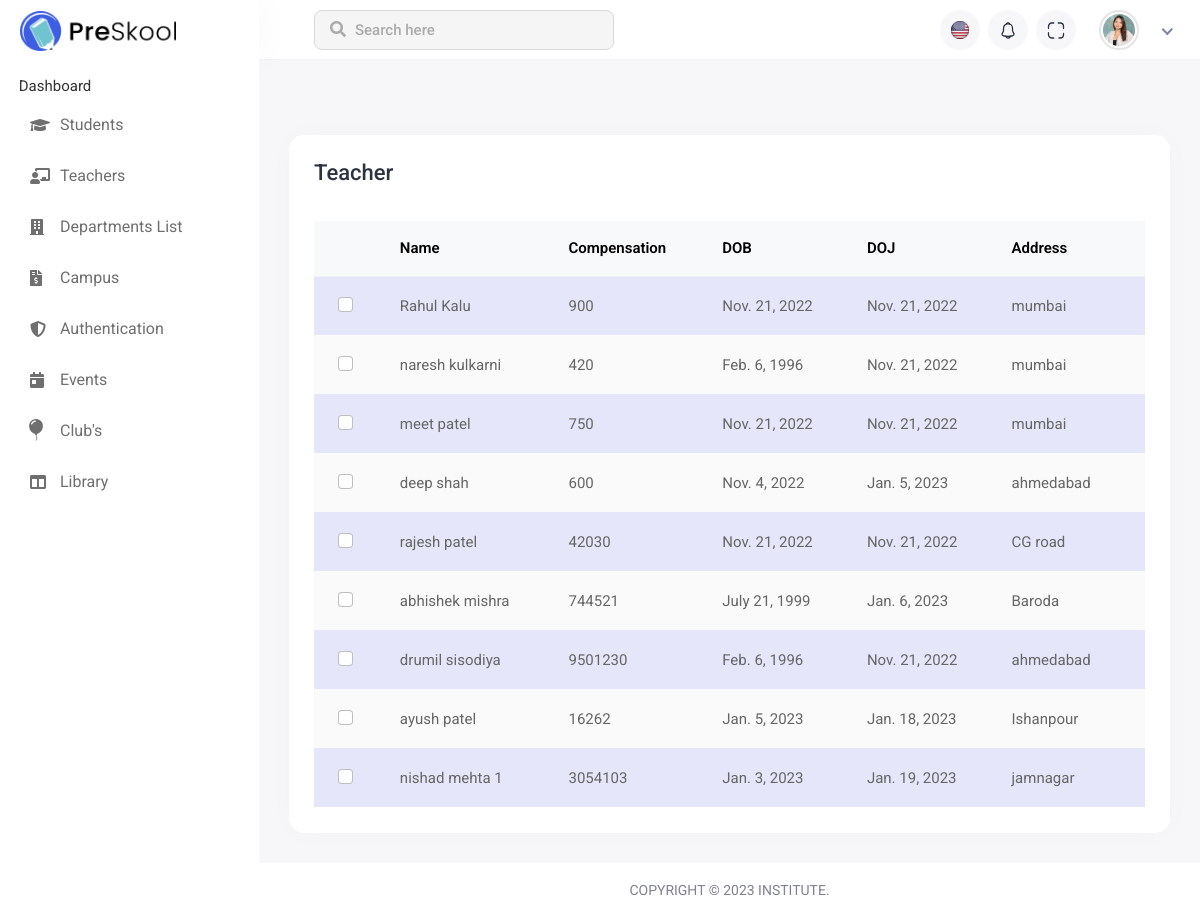
Before: /teacher_page/ (signed in) with the older database file.
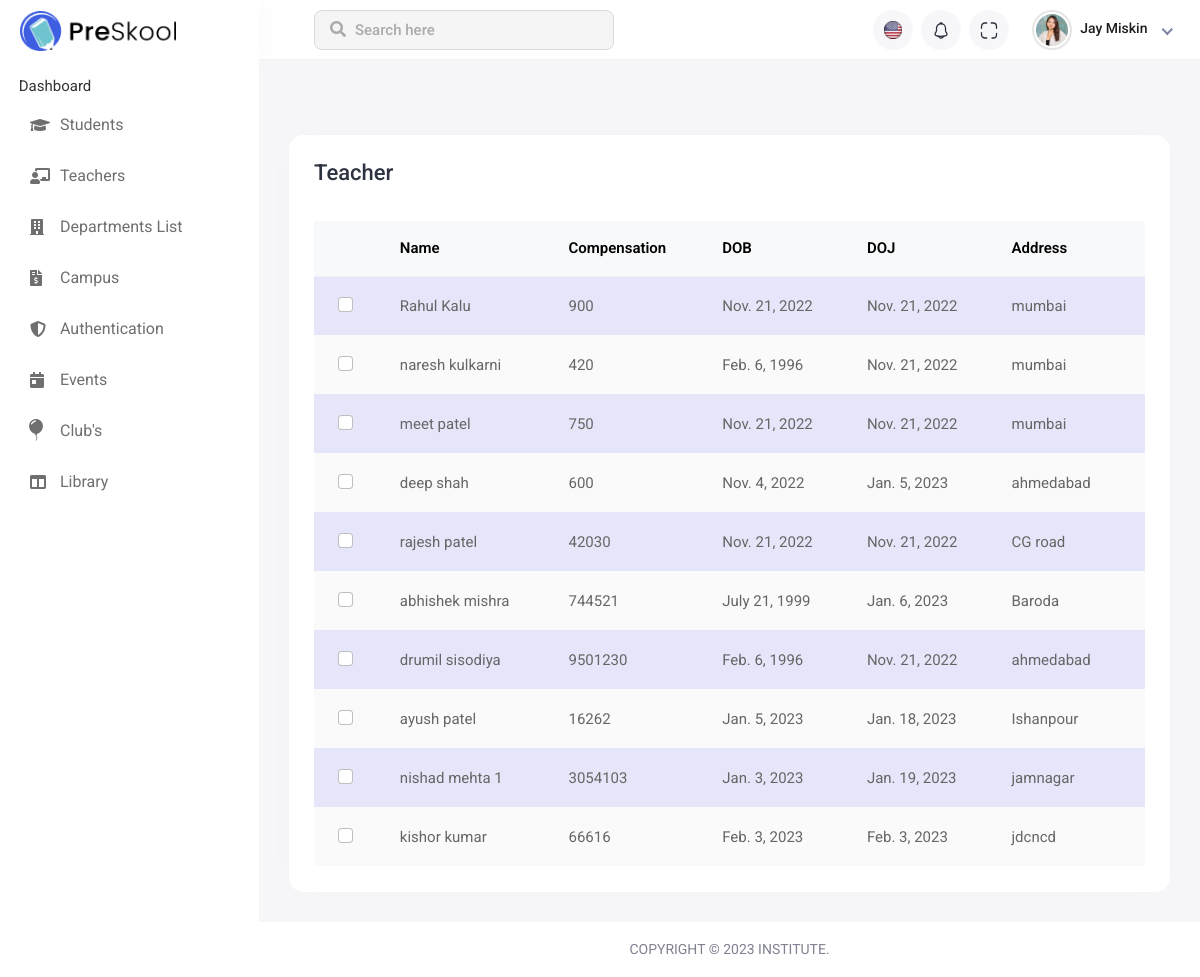
After: the same page with the newer database file.
### institute_App/models.py (models this page shows, shortened)
class Teacher(models.Model):
    Common=models.ForeignKey(Common, on_delete=models.CASCADE)
    Compensation=models.CharField(max_length=10)
    class Meta:
        db_table="teacher"

class Common(models.Model):
    Master=models.ForeignKey(Master, on_delete=models.CASCADE)
    Name=models.CharField(max_length=50)
    DateOfBirth=models.DateField(default='2022-11-21')
    DateOfJoining=models.DateField(default='2022-11-21')
    Address=models.CharField(max_length=100)
    class Meta:
        db_table="common"

### institute_App/views.py (the view)
# urls.py: path('teacher_page/',teacher_page,name='teacher_page'),
def teacher_page(request):
    if 'email' in request.session:
        teacher_page_data(request) #load student data
        return render(request,'teacher_page.html', data)
    return render(request,'teacher_page.html')

### institute_App/views.py (called while the page is built)
def teacher_page_data(request):
    print(request.POST)
    teacher = Teacher.objects.all()
    data['teacher'] = teacher

### institute_App/templates/teacher_page.html (shortened to what the changed rows need)
{% extends 'base.html' %}
{% load static %}
{% block main_content %}
<div class="main-wrapper">
    <div class="header">
        <ul class="nav user-menu">
            <li class="nav-item dropdown has-arrow new-user-menus">
                <a href="#" class="dropdown-toggle nav-link" data-bs-toggle="dropdown">
                    <span class="user-img">
                        <div class="user-text">
                            <h6>{{user_data.first_name}} {{user_data.last_name}}</h6>
                        </div>
                    </span>
                </a>
            </li>
        </ul>
    </div><br><br>
    <div class="page-wrapper">
        <div class="content container-fluid">
            <div class="row">
                <div class="col-sm-12">
                    <div class="card card-table comman-shadow">
                        <div class="card-body">
                            <div class="table-responsive">
                                <table
                                    class="table border-0 star-student table-hover table-center mb-0 datatable table-striped">
                                    <thead class="student-thread">
                                        <tr>
                                            <th>
                                            </th>
                                            <th>Name</th>
                                            <th>Compensation</th>
                                            <th>DOB</th>
                                            <th>DOJ</th>
                                            <th>Address</th>
                                        </tr>
                                    </thead>
                                    <tbody>
                                        {% for S_data in teacher %}
                                        <tr>
                                            <td>
                                                <div class="form-check check-tables">
                                                    <input class="form-check-input" type="checkbox" value="something">
                                                </div>
                                            </td>
                                            <td>{{S_data.Common.Name}}</td>
                                            <td>{{S_data.Compensation}}</td>
                                            <td>{{S_data.Common.DateOfBirth}}</td>
                                            <td>{{S_data.Common.DateOfJoining}}</td>
                                            <td>{{S_data.Common.Address}}</td>
                                        </tr>
                                        {% endfor %}
                                    </tbody>
                                </table>
                            </div>
                        </div>
                    </div>
                </div>
            </div>
        </div>
    </div>
</div>
{% endblock %}

Changed rows visible on the page:
added Common: first_name "Jay", last_name "Miskin"
added Teacher: Common.Name "kishor kumar", Compensation "66616", Common.DateOfBirth "Feb. 3, 2023", Common.DateOfJoining "Feb. 3, 2023", Common.Address "jdcncd"
